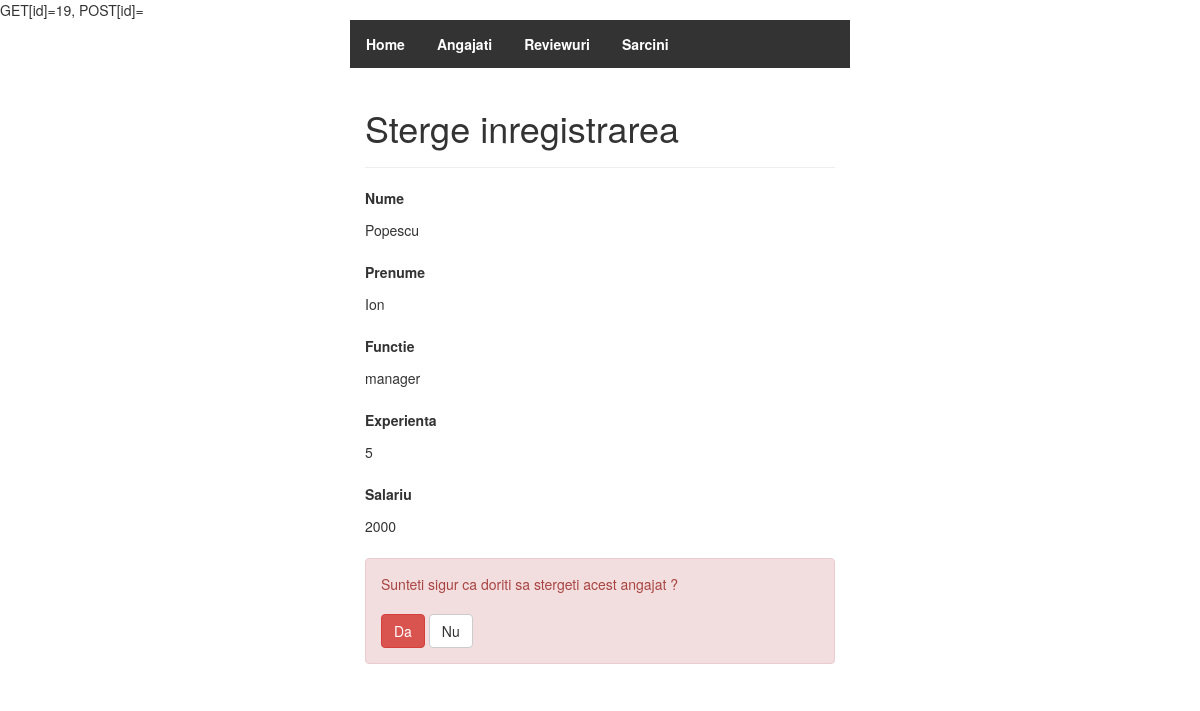
/project_php/angajati/sterge.php?id=19, run on the app's committed database.
### tables this page shows
CREATE TABLE `angajati` (
  `idangajat` bigint NOT NULL,
  `nume` varchar(45) DEFAULT NULL,
  `prenume` varchar(45) DEFAULT NULL,
  `functie` varchar(45) DEFAULT NULL,
  `experienta` int DEFAULT NULL,
  `salariu` float DEFAULT NULL
);

### project_php/angajati/sterge.php (the view, shortened to what this page needs)
<?php
echo "GET[id]=", $_GET["id"], ", POST[id]=", $_POST["id"], "<BR>";
if(isset($_GET["id"])){
    if(!empty(trim($_GET["id"]))){
        require_once "../config.php";
        $sql = "SELECT * FROM angajati WHERE idangajat = ?";
        if($stmt = mysqli_prepare($link, $sql)){
            mysqli_stmt_bind_param($stmt, "i", $param_id);
            if(mysqli_stmt_execute($stmt)){
                $result = mysqli_stmt_get_result($stmt);
                if(mysqli_num_rows($result) == 1){
                    $row = mysqli_fetch_array($result, MYSQLI_ASSOC);
                } else{
                    header("location: ../eroare.php");
                    exit();
                }
            } else{
                echo "EROARE: Nu se poate executa $sql. " . mysqli_error($link);
            }
        }
    } else{
        header("location: ../eroare.php");
        exit();
    }
}
?>
<!DOCTYPE html>
<html lang="en">
<head>
    <link rel="stylesheet" href="https://maxcdn.bootstrapcdn.com/bootstrap/3.3.7/css/bootstrap.css">
    <link rel="stylesheet" href="../main.css">
</head>
<body>
    <div class="wrapper">
        <ul>
            <li><a href="../"><strong>Home</strong></a> </li>
            <li><a href="../angajati"><strong>Angajati</strong></a> </li>
            <li><a href="../reviewuri"><strong>Reviewuri</strong></a> </li>
            <li><a href="../sarcini"><strong>Sarcini</strong></a> </li>
        </ul>
        <div class="container-fluid">
            <div class="row">
                <div class="col-md-12">
                    <div class="page-header">
                        <h1>Sterge inregistrarea</h1>
                    </div>
                    <div class="form-group">
                        <label>Nume</label>
                        <p class="form-control-static"><?php echo $row["nume"]; ?></p>
                    </div>
                    <div class="form-group">
                        <label>Prenume</label>
                        <p class="form-control-static"><?php echo $row["prenume"]; ?></p>
                    </div>
                    <div class="form-group">
                        <label>Functie</label>
                        <p class="form-control-static"><?php echo $row["functie"]; ?></p>
                    </div>
                    <div class="form-group">
                        <label>Experienta</label>
                        <p class="form-control-static"><?php echo $row["experienta"]; ?></p>
                    </div>
                    <div class="form-group">
                        <label>Salariu</label>
                        <p class="form-control-static"><?php echo $row["salariu"]; ?></p>
                    </div>
                    <form action="<?php echo htmlspecialchars($_SERVER["PHP_SELF"]); ?>" method="post">
                        <div class="alert alert-danger fade in">
                            <p>Sunteti sigur ca doriti sa stergeti acest angajat ?</p><br>
                            <p>
                                <input type="submit" value="Da" class="btn btn-danger">
                                <a href="index.php" class="btn btn-default">Nu</a>
                            </p>
                        </div>
                    </form>
                </div>
            </div>
        </div>
    </div>
</body>
</html>

### project_php/main.css (style rules this page uses)
.wrapper { width: 500px; margin: 0 auto; }
ul { list-style-type: none; margin: 0; padding: 0; overflow: hidden; background-color: #333; }
li { float: left }
li a { display: block; color: white; text-align: center; padding: 14px 16px; text-decoration: none }

### data on the page
angajati: nume "Popescu", prenume "Ion", functie "manager", experienta "5", salariu "2000"

### other printed values
$_GET["id"] "19"
